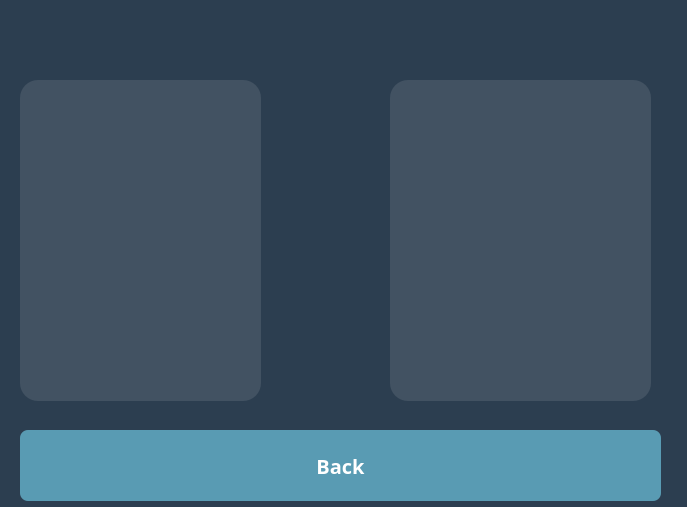
<?xml version="1.0" encoding="UTF-8"?>
<ui version="4.0">
 <class>Form</class>
 <widget class="QWidget" name="Form">
  <property name="geometry">
   <rect>
    <x>0</x>
    <y>0</y>
    <width>687</width>
    <height>507</height>
   </rect>
  </property>
  <property name="minimumSize">
   <size>
    <width>687</width>
    <height>507</height>
   </size>
  </property>
  <property name="windowTitle">
   <string>Form</string>
  </property>
  <property name="styleSheet">
   <string notr="true">#Form QPushButton:hover {
	background-color:#408c99;

}
#Form QTextEdit{
border-radius:18px;
background: rgba(255,255,255,10%);
font-family:Purisa;
}
#Form  QPushButton{
	box-shadow: 0px 10px 14px -7px #276873;
	background:qlineargradient(spread:pad, x1:0, y1:0, x2:1, y2:0, stop:0 #599bb3, stop:1 #408c99);
	background-color:#599bb3;
	-moz-border-radius:8px;
	-webkit-border-radius:8px;
	border-radius:8px;
	display:inline-block;
	cursor:pointer;
	color:#ffffff;
	font-family:Purisa;
	font-size:20px;
	font-weight:bold;
	padding:13px 32px;
	text-decoration:none;
	text-shadow:0px 1px 0px #3d768a;
}

#Form QPushButton:pressed {
background-color:#fff;
position:relative;
	top:1px;
}
#Form{
background-color: #2c3e50; 
background: qlineargradient(x1: 0, y1: 0, x2: 0, y2: 1,
                                stop: 0  #2c3e50, stop: 1 #3498db);
}</string>
  </property>
  <widget class="QPushButton" name="pushButton">
   <property name="geometry">
    <rect>
     <x>20</x>
     <y>430</y>
     <width>641</width>
     <height>71</height>
    </rect>
   </property>
   <property name="text">
    <string>Back</string>
   </property>
  </widget>
  <widget class="QTextEdit" name="textEdit">
   <property name="geometry">
    <rect>
     <x>20</x>
     <y>80</y>
     <width>241</width>
     <height>321</height>
    </rect>
   </property>
  </widget>
  <widget class="QTextEdit" name="textEdit_2">
   <property name="geometry">
    <rect>
     <x>390</x>
     <y>80</y>
     <width>261</width>
     <height>321</height>
    </rect>
   </property>
  </widget>
  <widget class="QTextEdit" name="textEdit_3">
   <property name="geometry">
    <rect>
     <x>50</x>
     <y>30</y>
     <width>151</width>
     <height>31</height>
    </rect>
   </property>
   <property name="styleSheet">
    <string notr="true">border-radius:18px;
background: rgba(255,255,255,0%);
font-family:Purisa;</string>
   </property>
   <property name="verticalScrollBarPolicy">
    <enum>Qt::ScrollBarAlwaysOff</enum>
   </property>
   <property name="horizontalScrollBarPolicy">
    <enum>Qt::ScrollBarAlwaysOff</enum>
   </property>
  </widget>
  <widget class="QTextEdit" name="textEdit_4">
   <property name="geometry">
    <rect>
     <x>440</x>
     <y>30</y>
     <width>151</width>
     <height>31</height>
    </rect>
   </property>
   <property name="acceptDrops">
    <bool>true</bool>
   </property>
   <property name="styleSheet">
    <string notr="true">border-radius:18px;
background: rgba(255,255,255,0%);
font-family:Purisa;</string>
   </property>
   <property name="verticalScrollBarPolicy">
    <enum>Qt::ScrollBarAlwaysOff</enum>
   </property>
   <property name="horizontalScrollBarPolicy">
    <enum>Qt::ScrollBarAlwaysOff</enum>
   </property>
  </widget>
 </widget>
 <resources/>
 <connections/>
</ui>
